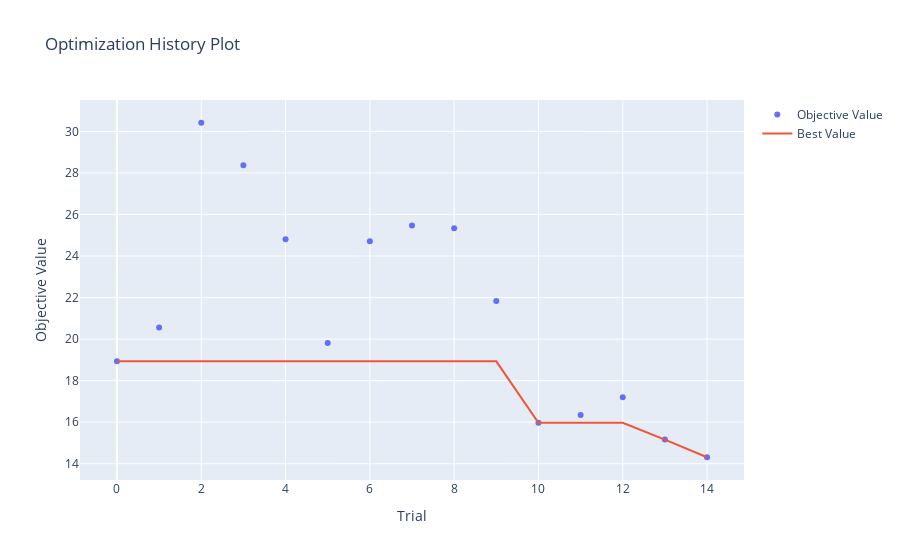
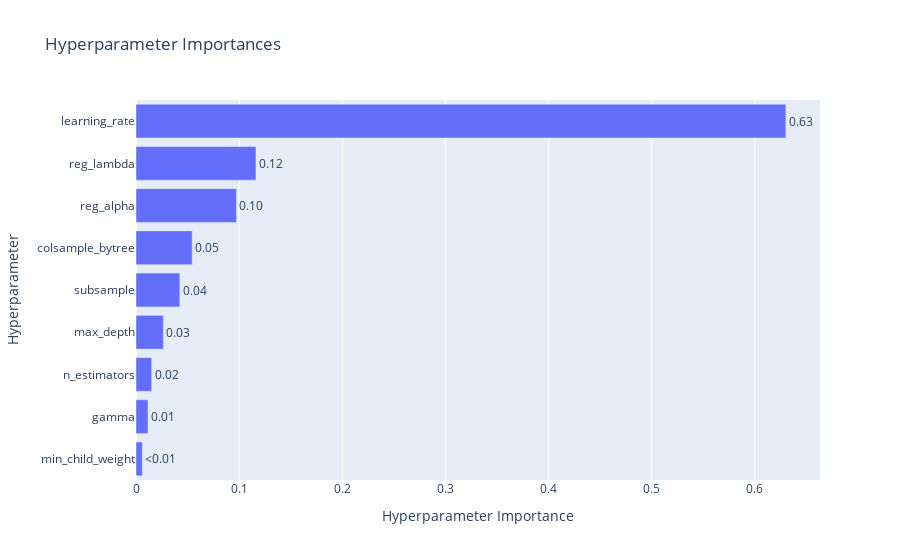

Source (notebook cell) for these figures, in order:
### Code cell
# Visualizations
vis.plot_optimization_history(study_xg).show()
vis.plot_param_importances(study_xg).show()

### Figure 1 — Plotly figure (JSON) as saved in the notebook; plotly's stock layout.template omitted (floating-point values rounded to 4 significant figures)
{"data": [{"mode": "markers", "name": "Objective Value", "x": [0, 1, 2, 3, 4, 5, 6, 7, 8, 9, 10, 11, 12, 13, 14], "y": [18.93, 20.56, 30.42, 28.37, 24.8, 19.81, 24.71, 25.47, 25.34, 21.83, 15.97, 16.35, 17.2, 15.16, 14.31], "type": "scatter"}, {"mode": "lines", "name": "Best Value", "x": [0, 1, 2, 3, 4, 5, 6, 7, 8, 9, 10, 11, 12, 13, 14], "y": [18.93, 18.93, 18.93, 18.93, 18.93, 18.93, 18.93, 18.93, 18.93, 18.93, 15.97, 15.97, 15.97, 15.16, 14.31], "type": "scatter"}, {"marker": {"color": "#cccccc"}, "mode": "markers", "name": "Infeasible Trial", "showlegend": false, "x": [], "y": [], "type": "scatter"}], "layout": {"title": {"text": "Optimization History Plot"}, "xaxis": {"title": {"text": "Trial"}}, "yaxis": {"title": {"text": "Objective Value"}}}}

### Figure 2 — Plotly figure (JSON) as saved in the notebook; plotly's stock layout.template omitted (floating-point values rounded to 4 significant figures)
{"data": [{"cliponaxis": false, "hovertemplate": ["min_child_weight (IntDistribution): 0.006178757415130264<extra></extra>", "gamma (FloatDistribution): 0.011618964030132599<extra></extra>", "n_estimators (IntDistribution): 0.015142942278724045<extra></extra>", "max_depth (IntDistribution): 0.026472055216237834<extra></extra>", "subsample (FloatDistribution): 0.04247073495398838<extra></extra>", "colsample_bytree (FloatDistribution): 0.05446267045777344<extra></extra>", "reg_alpha (FloatDistribution): 0.09739994110854075<extra></extra>", "reg_lambda (FloatDistribution): 0.11628842583109542<extra></extra>", "learning_rate (FloatDistribution): 0.6299655087083773<extra></extra>"], "name": "Objective Value", "orientation": "h", "text": ["<0.01", "0.01", "0.02", "0.03", "0.04", "0.05", "0.10", "0.12", "0.63"], "textposition": "outside", "x": [0.006179, 0.01162, 0.01514, 0.02647, 0.04247, 0.05446, 0.0974, 0.1163, 0.63], "y": ["min_child_weight", "gamma", "n_estimators", "max_depth", "subsample", "colsample_bytree", "reg_alpha", "reg_lambda", "learning_rate"], "type": "bar"}], "layout": {"title": {"text": "Hyperparameter Importances"}, "xaxis": {"title": {"text": "Hyperparameter Importance"}}, "yaxis": {"title": {"text": "Hyperparameter"}}}}
